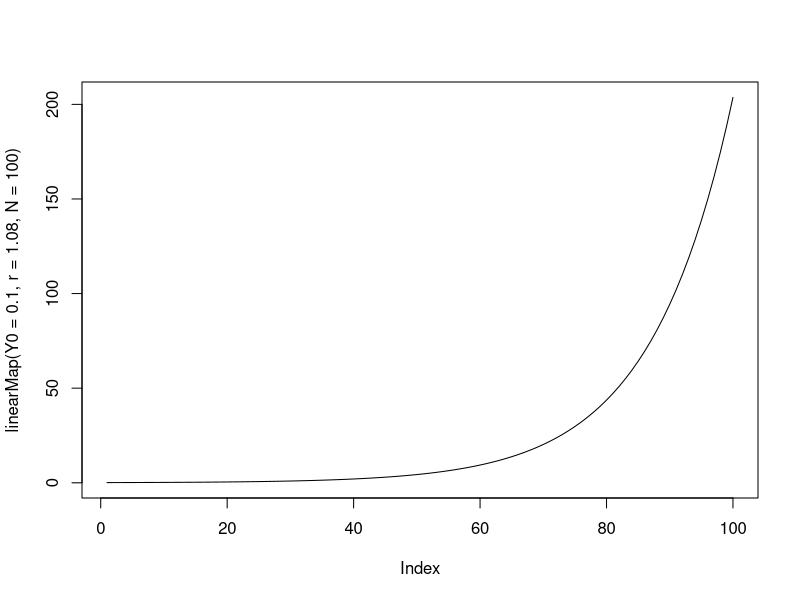
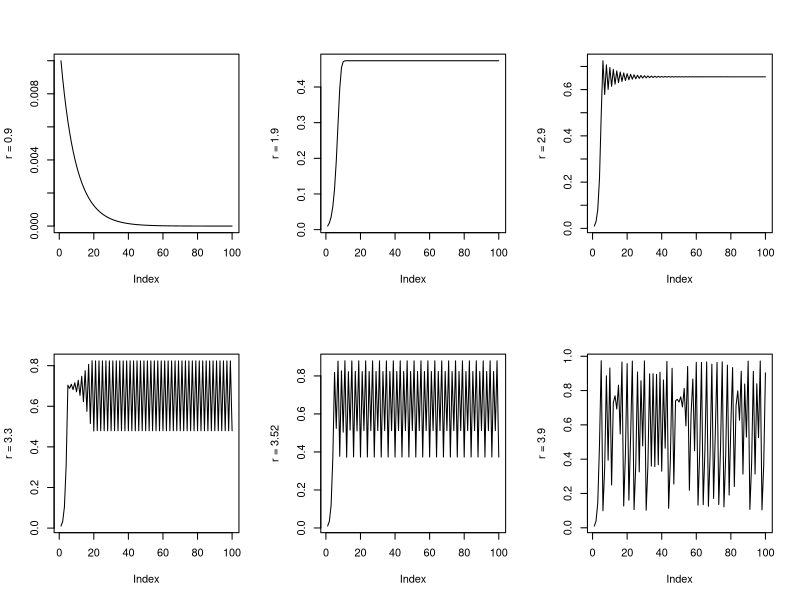
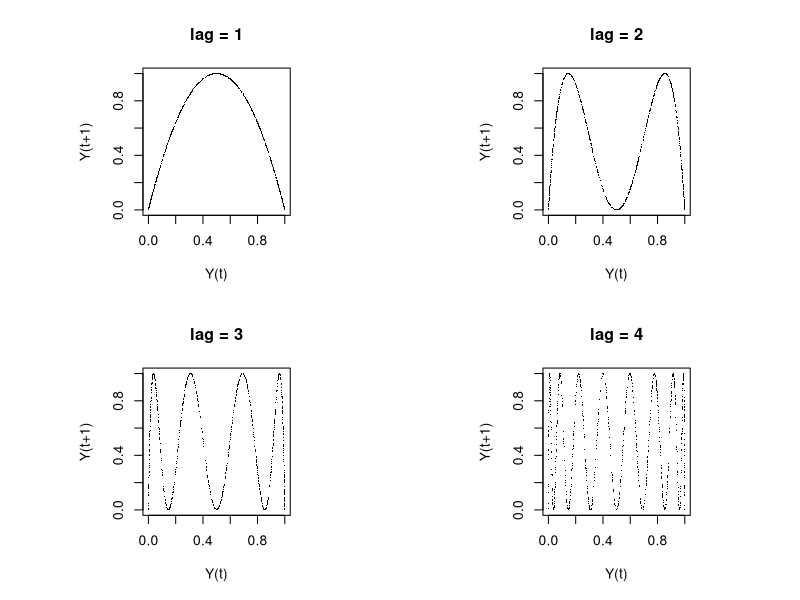
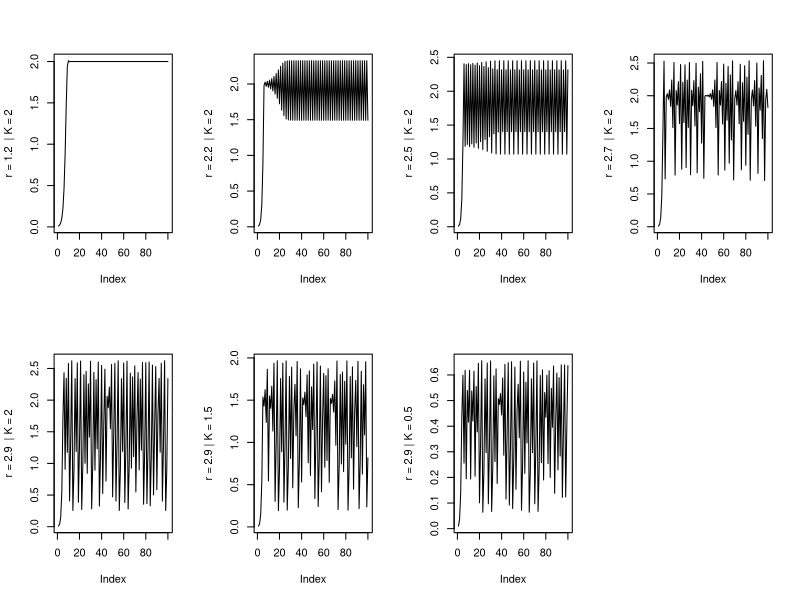
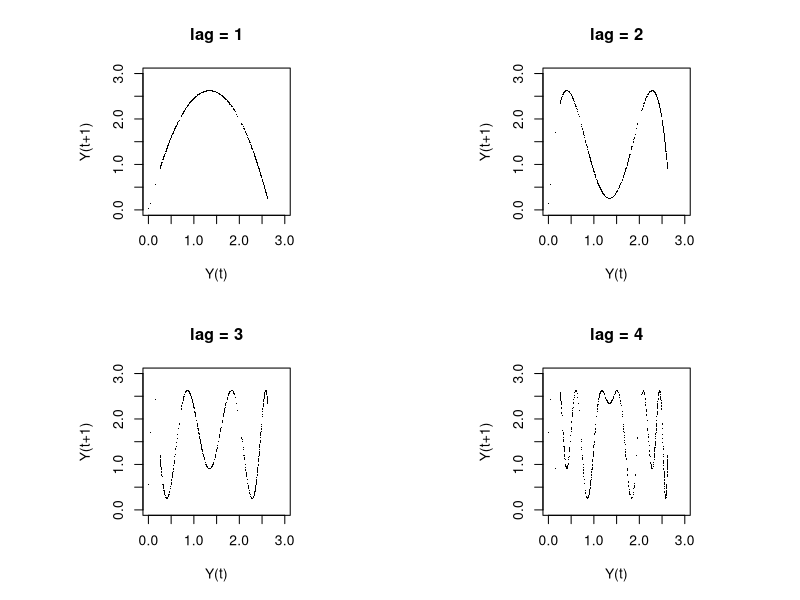
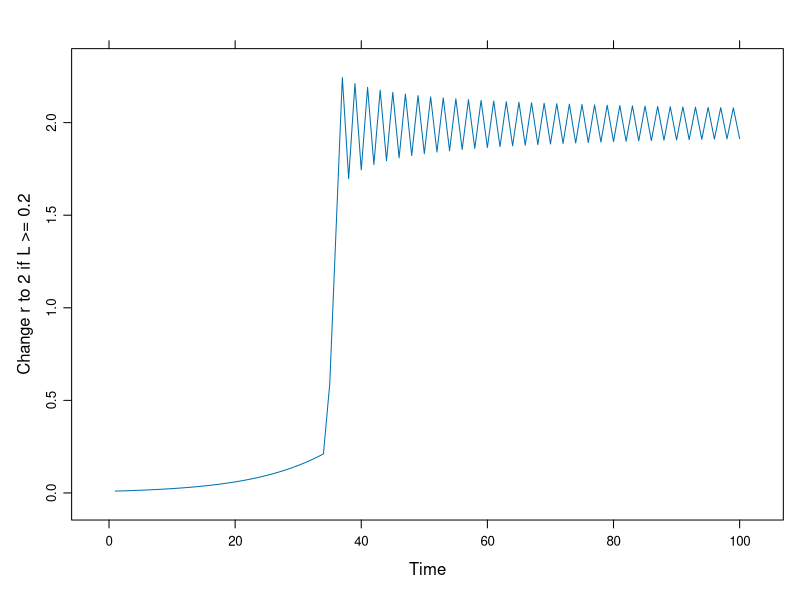
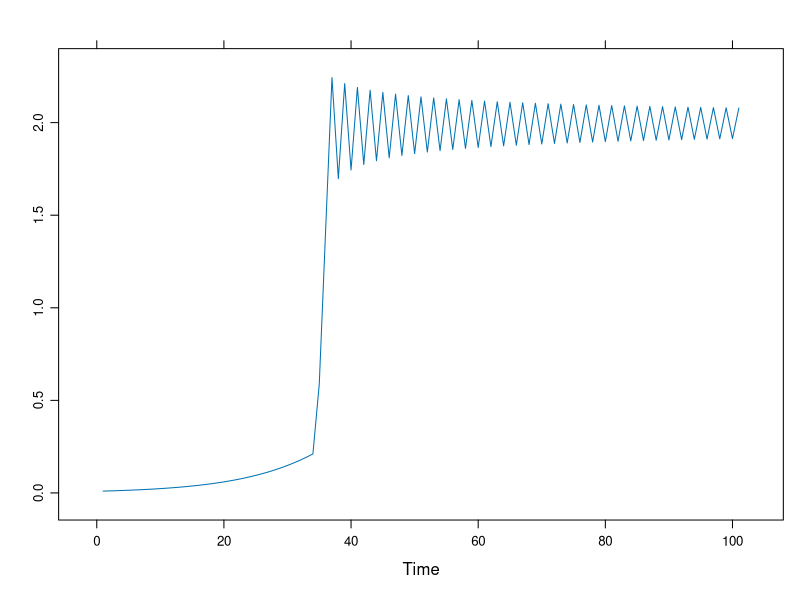
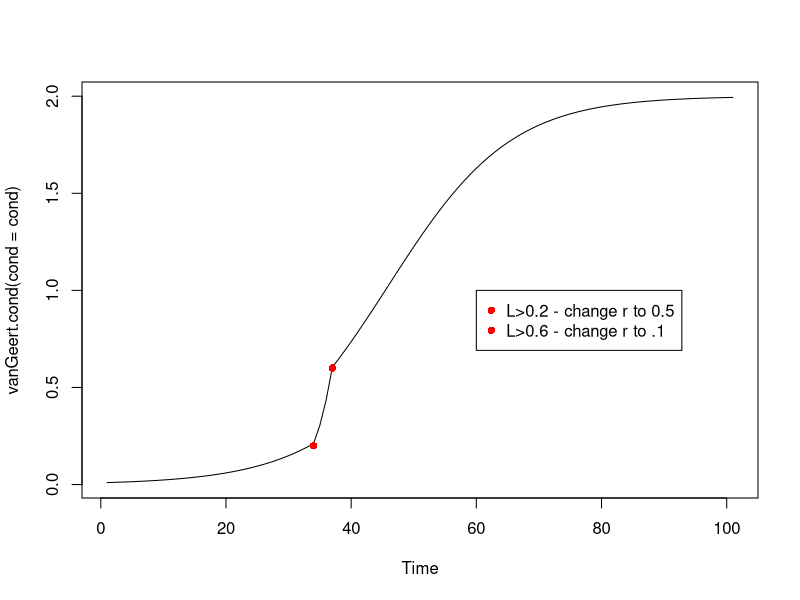

Recreate these plots in R, in order.
## ---- chunk 1
knitr::opts_chunk$set(include=TRUE)
## ---- chunk 2
# Linear Map
linearMap <- function(Y0 = 0, r = 1, N = 100){
  
  # Initialize Y as vector of Y0, followed by N-1 empty slots (NA).
  Y <- c(Y0, rep(NA,N-1))
  
  # Then, you need create the iteration
  for(i in 1:(N-1)){
    
    Y[i+1] <- r * Y[i] # The linear difference equation
    
    }
  
  return(Y)
}
## ---- chunk 3
plot(linearMap(Y0=0.1,r=1.08,N=100), type = "l")
## ---- chunk 4
# Logistic Map
logisticMap <- function(Y0 = 0.01, r = 1, N = 100){
    
    # Initialize Y as vector of Y0, followed by N-1 empty slots (NA).
    Y <- c(Y0, rep(NA,N-1))
    
    # Then, you need create the iteratation
    for(i in 1:(N-1)){
        
    Y[i+1] <- r * Y[i] * (1 - Y[i]) # The quadratic difference equation
       
    }
    
    return(Y)
}
## ---- chunk 5
library(plyr)
rs <- c(0.9,1.9,2.9,3.3,3.52,3.9)
op<-par(mfrow=c(2,3))
l_ply(rs,function(r) plot(logisticMap(r=r),ylab = paste("r =",r) ,type = "l"))
par(op)
## ---- chunk 6
lags <- c(1,2,3,4)
N <- 1000
op <- par(mfrow = c(2,2), pty = "s")
l_ply(lags, function(l) {plot(dplyr::lag(logisticMap(r=4,N=N),l), logisticMap(r=4,N=N), pch = ".", xlim = c(0,1), ylim = c(0,1), xlab = "Y(t)", ylab = "Y(t+1)",  main = paste("lag =",l))})
par(op)
## ---- chunk 7
# Van Geert's cognitive growth model
vanGeert <- function(L0 = 0.01, r = 1.2, K = 2, N = 100){
  # Initialize L as vector of L0, followed by N-1 empty slots (NA).
  L <- c(L0, rep(NA, N-1))
  # Then, you need create the iteratation
  for(i in 1:(N-1)){
    L[i+1] <- L[i] * (1 + r - r * L[i] / K)
  }
  return(L)
}


# Make the plots ----
library(plyr)

op<-par(mfrow=c(2,4))
# Different r
rs <- c(1.2, 2.2, 2.5, 2.7, 2.9)
l_ply(rs, function(r) plot(vanGeert(r=r),ylab = paste("r =",r," | K = 2") ,type = "l"))

# Different Carrying Capacity K
Ks <- c(1.5, 0.5)
l_ply(Ks, function(k) plot(vanGeert(r=2.9,K=k),ylab = paste("r = 2.9 | K =",k) ,type = "l"))

par(op)
## ---- chunk 8
lags <- c(1,2,3,4)
N <- 1000
op <- par(mfrow = c(2,2), pty = "s")
l_ply(lags, function(l) {plot(dplyr::lag(vanGeert(r=2.9,N=N),l), vanGeert(r=2.9,N=N), pch = ".", xlim = c(0,3), ylim = c(0,3), xlab = "Y(t)", ylab = "Y(t+1)",  main = paste("lag =",l))})
par(op)
## ---- chunk 9
vanGeert.jump <- function(L0 = 0.01, r = 0.1, K = 2, ThresholdValue = 0.2, N = 100){
  
  # Create a vector L of length N, which has value L0 at L[1]
  L <- c(L0, rep(NA, N-1))
  
    # Then, you need create the iteratation
    for(i in 1:(N-1)){
      
      # You need to monitor the value of L and change the growth rate according to a rule
      if(L[i]>=ThresholdValue){
        r <- 2
      }
        
    # Van Geert growth model
    L[[i+1]] <- L[i] * (1 + r - r * L[i] / K)
  }
  return(ts(L))
}

# Plot with the default settings, this time let's use the lattice package
library(lattice)
xyplot(vanGeert.jump(),ylab = "Change r to 2 if L >= 0.2")
## ---- chunk 10
vanGeert.cond <- function(L0 = 0.01, r = 0.1, K = 2, cond = cbind.data.frame(L = 0.2, par = "r", val = 2), N = 100){
    
  # Create a vector L of length N, which has value L0 at L[1]
    L <- c(L0, rep(NA, N-1))
    
    # Iterate N steps of the difference equation with values passed for L0, K and r.
    cnt <- 1
    for(i in seq_along(L)){
      
        # Check if the current value of L is greater than the threshold for the current conditional rule in cond
        if(L[i] > cond$L[cnt]){
          
            # If the threshold is surpassed, change the parameter settings by evaluating: cond$par = cond$val 
            eval(parse(text = paste(cond$par[cnt], "=", cond$val[cnt])))
          
            # Update the counter if there is another conditional rule in cond
            if(cnt < nrow(cond)){cnt <- cnt + 1}
        }
      
        # Van Geert growth model
        L[[i+1]] <- L[i] * (1 + r - r * L[i] / K)
    }
    return(ts(L))
}


# Plot with the default settings.
library(lattice)
xyplot(vanGeert.cond())
## ---- chunk 11
(cond <- cbind.data.frame(L = c(0.2, 0.6), par = c("r", "r"), val = c(0.5, 0.1)))
plot(vanGeert.cond(cond=cond))
points(which(vanGeert.cond(cond=cond)>0.2)[1],0.2,col="red",pch=16)
points(which(vanGeert.cond(cond=cond)>0.6)[1],0.6,col="red",pch=16)
legend(60,1,legend = c("L>0.2 - change r to 0.5","L>0.6 - change r to .1"),col = c("red","red"),pch=16)

## ---- chunk 12
(cond <- cbind.data.frame(L = 0.99, par = "K", val = 2))
plot(vanGeert.cond(r=0.1,cond=cond))
points(which(vanGeert.cond(cond=cond)>0.99)[1],0.99,col="red",pch=16)
legend(60,1, legend = "L>0.99 - change r to 2", col = "red", pch=16)
## ---- chunk 13
(cond <- cbind.data.frame(L = c(0.99,0.99,1.99,1.99), par = c("r","K","r","K"), val = c(0.1,2,2.1,3)))
plot(vanGeert.cond(r=0.2,cond=cond))
points(which(vanGeert.cond(r=0.2,cond=cond)>cond$L[1])[1],cond$L[1],col="red",pch=21)
points(which(vanGeert.cond(r=0.2,cond=cond)>cond$L[2])[1],cond$L[2],col="blue",pch=46,cex=4)
points(which(vanGeert.cond(r=0.2,cond=cond)>cond$L[3])[1],cond$L[3],col="red",pch=21)
points(which(vanGeert.cond(r=0.2,cond=cond)>cond$L[4])[1],cond$L[4],col="blue",pch=46,cex=4)
legend(60,1,legend = paste0("L>",cond$L," - change ",cond$par," to ",cond$val),col = c("red","blue"),pch=c(21,46), pt.cex = c(1,4))


# A fantasy growth process
(cond <- cbind.data.frame(L = c(0.1, 1.99, 1.999, 2.5, 2.9), par = c("r", "K", "r", "r","K"), val = c(0.3, 3, 0.9, 0.1, 1.3)))
xyplot(vanGeert.cond(cond=cond))
## ---- chunk 14
growth.ac <- function(Y0 = 0.01, r = 1, k = 1, N = 100, type = c("driving", "damping", "logistic", "vanGeert")[1]){
    # Create a vector Y of length N, which has value Y0 at Y[1]
    if(N>1){
    Y <- as.numeric(c(Y0, rep(NA,N-2)))
    # Conditional on the value of type ... 
    switch(type, 
           # Iterate N steps of the difference function with values passed for Y0, k and r.
           driving  = sapply(seq_along(Y), function(t) Y[[t+1]] <<- r * Y[t] ),
           damping  = k + sapply(seq_along(Y), function(t) Y[[t+1]] <<- - r * Y[t]^2 / k),
           logistic = sapply(seq_along(Y), function(t) Y[[t+1]] <<- r * Y[t] * ((k - Y[t]) / k)),
           vanGeert = sapply(seq_along(Y), function(t) Y[[t+1]] <<- Y[t] * (1 + r - r * Y[t] / k)) 
    )}
    return(ts(Y))
}

# Call the function with default settings and r = 1.1
Y <- growth.ac(r = 1.1)
